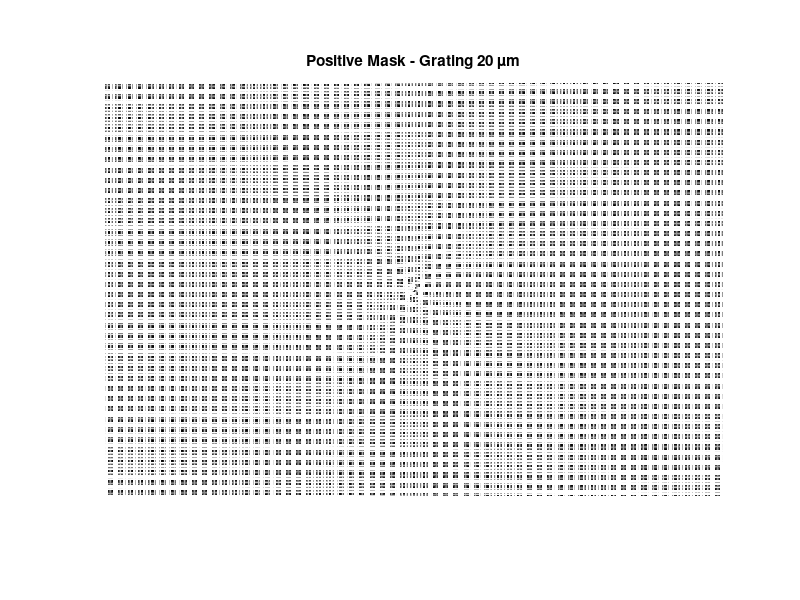
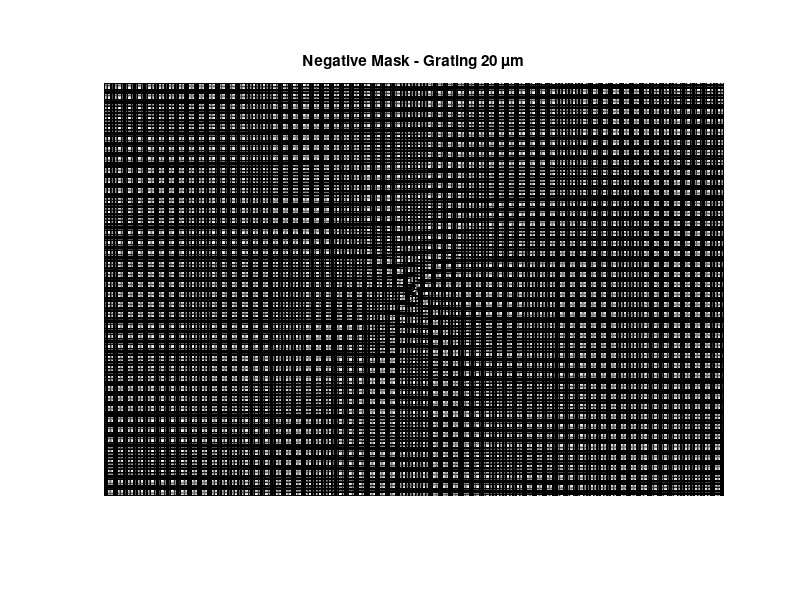
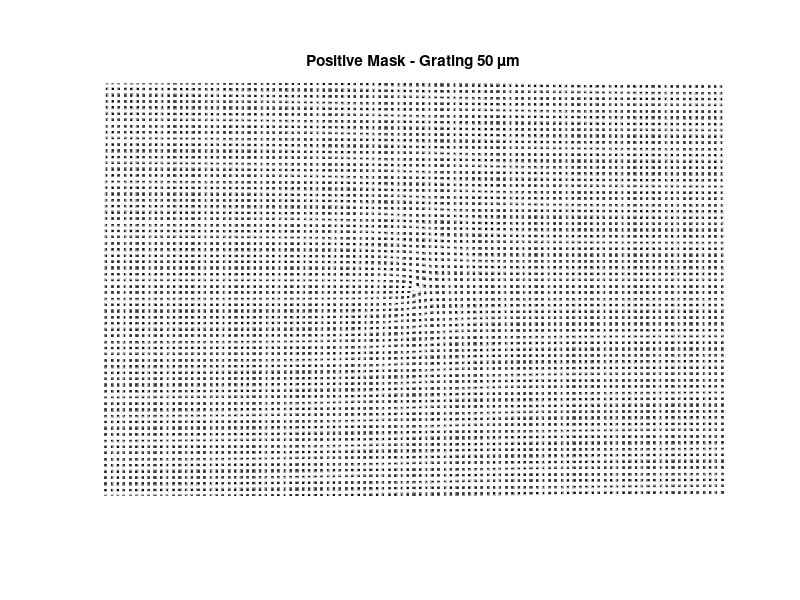
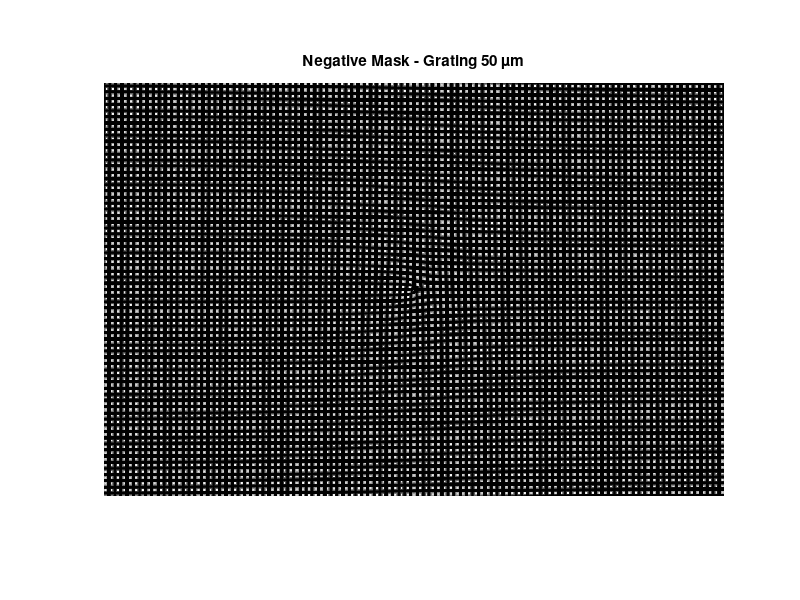

The MATLAB source for these figures, in order:
close all;
clc;
clear;

% --- Parameters for the simulation window and mask image ---
sensor_width = 36e-3;        % 35 mm
sensor_height = 24e-3;     % 23.3 mm
pixels_x = 4096;             % Horizontal resolution
pixels_y = 2732;             % Vertical resolution

% Spatial resolution
dx = sensor_width / pixels_x;
dy = sensor_height / pixels_y;

% Coordinate grid
x = linspace(-sensor_width/2, sensor_width/2, pixels_x);
y = linspace(-sensor_height/2, sensor_height/2, pixels_y);
[X, Y] = meshgrid(x, y);

% Topological charges
b1 = -2;   % Original fork
b2 = -1;   % Rotated fork

% Phase terms
phi = atan2(Y, X);
phi_rot = atan2(-X, Y);

% --- Loop over different grating periods ---
grating_periods = [20e-6, 50e-6, 100e-6];  % in meters

for i = 1:length(grating_periods)
    Lambda = grating_periods(i);
    
    % Fork gratings (smooth grayscale modulation)
    mask1 = 0.8 * (1 + cos((2*pi*Y/Lambda) + b1*phi));
    mask2 = 0.8 * (1 + cos((2*pi*X/Lambda) + b2*phi_rot));
    
    % Combine masks using max (smooth amplitude combination)
    mask_combined = max(mask1, mask2);
    
    % --- Positive version ---
    mask_img_positive = uint8(mask_combined * 255);
    filename_positive = sprintf('new_tilted_fork_mask_positive_%dum.jpg', round(Lambda*1e6));
    imwrite(mask_img_positive, filename_positive);
    
    figure;
    imshow(mask_img_positive);
    title(sprintf('Positive Mask - Grating %d µm', round(Lambda*1e6)));

    % --- Negative version ---
    mask_combined_inverted = 1 - mask_combined;
    mask_img_negative = uint8(mask_combined_inverted * 255);
    filename_negative = sprintf('new_tilted_fork_mask_negative_%dum.jpg', round(Lambda*1e6));
    imwrite(mask_img_negative, filename_negative);
    
    figure;
    imshow(mask_img_negative);
    title(sprintf('Negative Mask - Grating %d µm', round(Lambda*1e6)));
end
